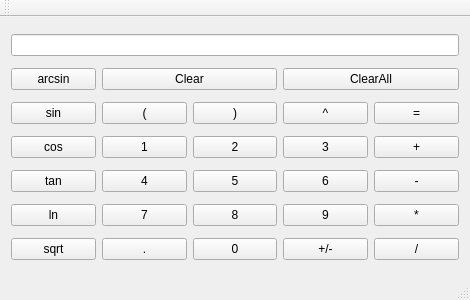
<?xml version="1.0" encoding="UTF-8"?>
<ui version="4.0">
 <class>MainWindow</class>
 <widget class="QMainWindow" name="MainWindow">
  <property name="geometry">
   <rect>
    <x>0</x>
    <y>0</y>
    <width>470</width>
    <height>300</height>
   </rect>
  </property>
  <property name="windowTitle">
   <string>Calculator</string>
  </property>
  <widget class="QWidget" name="centralWidget">
   <layout class="QGridLayout" name="gridLayout">
    <item row="6" column="3">
     <widget class="QPushButton" name="signBtn">
      <property name="text">
       <string>+/-</string>
      </property>
     </widget>
    </item>
    <item row="5" column="4">
     <widget class="QPushButton" name="mulBtn">
      <property name="text">
       <string>*</string>
      </property>
     </widget>
    </item>
    <item row="2" column="1">
     <widget class="QPushButton" name="leftBracketBtn">
      <property name="text">
       <string>(</string>
      </property>
     </widget>
    </item>
    <item row="4" column="3">
     <widget class="QPushButton" name="pushButton6">
      <property name="text">
       <string>6</string>
      </property>
     </widget>
    </item>
    <item row="6" column="4">
     <widget class="QPushButton" name="divisionBtn">
      <property name="text">
       <string>/</string>
      </property>
     </widget>
    </item>
    <item row="2" column="2">
     <widget class="QPushButton" name="rightBracketBtn">
      <property name="text">
       <string>)</string>
      </property>
     </widget>
    </item>
    <item row="3" column="3">
     <widget class="QPushButton" name="pushButton3">
      <property name="text">
       <string>3</string>
      </property>
     </widget>
    </item>
    <item row="6" column="1">
     <widget class="QPushButton" name="pointBtn">
      <property name="text">
       <string>.</string>
      </property>
     </widget>
    </item>
    <item row="5" column="3">
     <widget class="QPushButton" name="pushButton9">
      <property name="text">
       <string>9</string>
      </property>
     </widget>
    </item>
    <item row="1" column="3" colspan="2">
     <widget class="QPushButton" name="clearAllBtn">
      <property name="text">
       <string>ClearAll</string>
      </property>
     </widget>
    </item>
    <item row="2" column="4">
     <widget class="QPushButton" name="equalBtn">
      <property name="text">
       <string>=</string>
      </property>
     </widget>
    </item>
    <item row="4" column="1">
     <widget class="QPushButton" name="pushButton4">
      <property name="text">
       <string>4</string>
      </property>
     </widget>
    </item>
    <item row="1" column="1" colspan="2">
     <widget class="QPushButton" name="clearBtn">
      <property name="text">
       <string>Clear</string>
      </property>
     </widget>
    </item>
    <item row="3" column="1">
     <widget class="QPushButton" name="pushButton1">
      <property name="text">
       <string>1</string>
      </property>
     </widget>
    </item>
    <item row="5" column="2">
     <widget class="QPushButton" name="pushButton8">
      <property name="text">
       <string>8</string>
      </property>
     </widget>
    </item>
    <item row="2" column="3">
     <widget class="QPushButton" name="powBtn">
      <property name="text">
       <string>^</string>
      </property>
     </widget>
    </item>
    <item row="4" column="2">
     <widget class="QPushButton" name="pushButton5">
      <property name="text">
       <string>5</string>
      </property>
     </widget>
    </item>
    <item row="5" column="1">
     <widget class="QPushButton" name="pushButton7">
      <property name="text">
       <string>7</string>
      </property>
     </widget>
    </item>
    <item row="4" column="4">
     <widget class="QPushButton" name="subtractionBtn">
      <property name="text">
       <string>-</string>
      </property>
     </widget>
    </item>
    <item row="6" column="2">
     <widget class="QPushButton" name="pushButton0">
      <property name="text">
       <string>0</string>
      </property>
     </widget>
    </item>
    <item row="3" column="4">
     <widget class="QPushButton" name="addBtn">
      <property name="text">
       <string>+</string>
      </property>
     </widget>
    </item>
    <item row="3" column="2">
     <widget class="QPushButton" name="pushButton2">
      <property name="text">
       <string>2</string>
      </property>
     </widget>
    </item>
    <item row="3" column="0">
     <widget class="QPushButton" name="pushButtonCos">
      <property name="text">
       <string>cos</string>
      </property>
     </widget>
    </item>
    <item row="4" column="0">
     <widget class="QPushButton" name="pushButtonTan">
      <property name="text">
       <string>tan</string>
      </property>
     </widget>
    </item>
    <item row="5" column="0">
     <widget class="QPushButton" name="pushButtonLn">
      <property name="text">
       <string>ln</string>
      </property>
     </widget>
    </item>
    <item row="6" column="0">
     <widget class="QPushButton" name="pushButtonSqrt">
      <property name="text">
       <string>sqrt</string>
      </property>
     </widget>
    </item>
    <item row="2" column="0">
     <widget class="QPushButton" name="pushButtonSin">
      <property name="text">
       <string>sin</string>
      </property>
     </widget>
    </item>
    <item row="1" column="0">
     <widget class="QPushButton" name="pushButtonArcsin">
      <property name="text">
       <string>arcsin</string>
      </property>
     </widget>
    </item>
    <item row="0" column="0" colspan="5">
     <widget class="QLineEdit" name="lineEdit">
      <property name="alignment">
       <set>Qt::AlignRight|Qt::AlignTrailing|Qt::AlignVCenter</set>
      </property>
      <property name="readOnly">
       <bool>true</bool>
      </property>
     </widget>
    </item>
   </layout>
  </widget>
  <widget class="QMenuBar" name="menuBar">
   <property name="geometry">
    <rect>
     <x>0</x>
     <y>0</y>
     <width>470</width>
     <height>22</height>
    </rect>
   </property>
  </widget>
  <widget class="QToolBar" name="mainToolBar">
   <attribute name="toolBarArea">
    <enum>TopToolBarArea</enum>
   </attribute>
   <attribute name="toolBarBreak">
    <bool>false</bool>
   </attribute>
  </widget>
  <widget class="QStatusBar" name="statusBar"/>
 </widget>
 <layoutdefault spacing="6" margin="11"/>
 <resources/>
 <connections/>
</ui>
